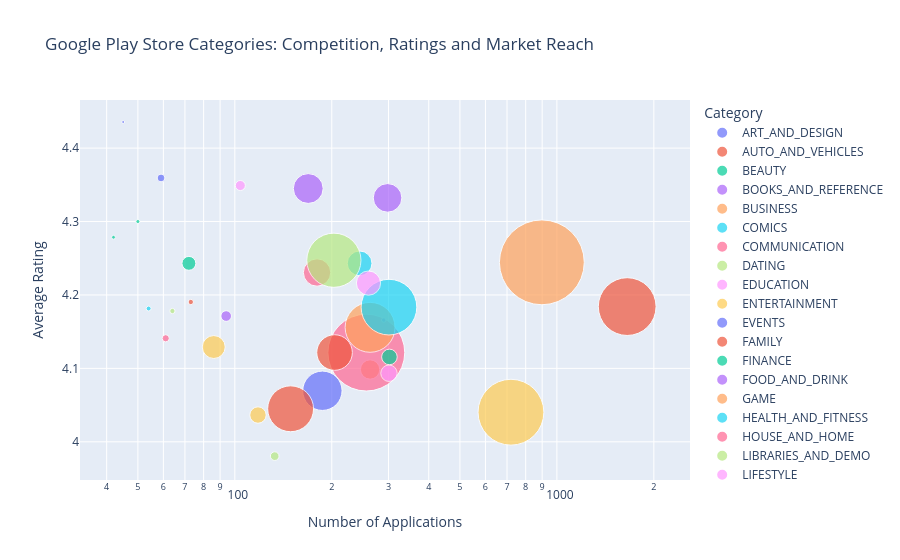

Notebook source saved alongside this figure:
### Code cell
fig = px.scatter(
    
    category_summary,
    
    x="Number_of_Apps",
    
    y="Average_Rating",
    
    size="Total_Installs",
    
    color="Category",
    
    hover_name="Category",
    
    title=(
        "Google Play Store Categories: "
        "Competition, Ratings and Market Reach"
    ),
    
    log_x=True,
    
    size_max=60
)

fig.update_layout(
    
    xaxis_title="Number of Applications",
    
    yaxis_title="Average Rating"
)

fig.show()

### Figure 1 — Plotly figure (JSON) as saved in the notebook; plotly's stock layout.template omitted (floating-point values rounded to 4 significant figures)
{"data": [{"hovertemplate": "<b>%{hovertext}</b><br><br>Category=ART_AND_DESIGN<br>Number_of_Apps=%{x}<br>Average_Rating=%{y}<br>Total_Installs=%{marker.size}<extra></extra>", "hovertext": ["ART_AND_DESIGN"], "legendgroup": "ART_AND_DESIGN", "marker": {"color": "#636efa", "size": [113200000.0], "sizemode": "area", "sizeref": 3735000.0, "symbol": "circle"}, "mode": "markers", "name": "ART_AND_DESIGN", "orientation": "v", "showlegend": true, "type": "scatter", "x": [59], "xaxis": "x", "y": [4.359], "yaxis": "y"}, {"hovertemplate": "<b>%{hovertext}</b><br><br>Category=AUTO_AND_VEHICLES<br>Number_of_Apps=%{x}<br>Average_Rating=%{y}<br>Total_Installs=%{marker.size}<extra></extra>", "hovertext": ["AUTO_AND_VEHICLES"], "legendgroup": "AUTO_AND_VEHICLES", "marker": {"color": "#EF553B", "size": [53130000.0], "sizemode": "area", "sizeref": 3735000.0, "symbol": "circle"}, "mode": "markers", "name": "AUTO_AND_VEHICLES", "orientation": "v", "showlegend": true, "type": "scatter", "x": [73], "xaxis": "x", "y": [4.19], "yaxis": "y"}, {"hovertemplate": "<b>%{hovertext}</b><br><br>Category=BEAUTY<br>Number_of_Apps=%{x}<br>Average_Rating=%{y}<br>Total_Installs=%{marker.size}<extra></extra>", "hovertext": ["BEAUTY"], "legendgroup": "BEAUTY", "marker": {"color": "#00cc96", "size": [26920000.0], "sizemode": "area", "sizeref": 3735000.0, "symbol": "circle"}, "mode": "markers", "name": "BEAUTY", "orientation": "v", "showlegend": true, "type": "scatter", "x": [42], "xaxis": "x", "y": [4.279], "yaxis": "y"}, {"hovertemplate": "<b>%{hovertext}</b><br><br>Category=BOOKS_AND_REFERENCE<br>Number_of_Apps=%{x}<br>Average_Rating=%{y}<br>Total_Installs=%{marker.size}<extra></extra>", "hovertext": ["BOOKS_AND_REFERENCE"], "legendgroup": "BOOKS_AND_REFERENCE", "marker": {"color": "#ab63fa", "size": [1666000000.0], "sizemode": "area", "sizeref": 3735000.0, "symbol": "circle"}, "mode": "markers", "name": "BOOKS_AND_REFERENCE", "orientation": "v", "showlegend": true, "type": "scatter", "x": [169], "xaxis": "x", "y": [4.345], "yaxis": "y"}, {"hovertemplate": "<b>%{hovertext}</b><br><br>Category=BUSINESS<br>Number_of_Apps=%{x}<br>Average_Rating=%{y}<br>Total_Installs=%{marker.size}<extra></extra>", "hovertext": ["BUSINESS"], "legendgroup": "BUSINESS", "marker": {"color": "#FFA15A", "size": [697000000.0], "sizemode": "area", "sizeref": 3735000.0, "symbol": "circle"}, "mode": "markers", "name": "BUSINESS", "orientation": "v", "showlegend": true, "type": "scatter", "x": [263], "xaxis": "x", "y": [4.098], "yaxis": "y"}, {"hovertemplate": "<b>%{hovertext}</b><br><br>Category=COMICS<br>Number_of_Apps=%{x}<br>Average_Rating=%{y}<br>Total_Installs=%{marker.size}<extra></extra>", "hovertext": ["COMICS"], "legendgroup": "COMICS", "marker": {"color": "#19d3f3", "size": [44930000.0], "sizemode": "area", "sizeref": 3735000.0, "symbol": "circle"}, "mode": "markers", "name": "COMICS", "orientation": "v", "showlegend": true, "type": "scatter", "x": [54], "xaxis": "x", "y": [4.181], "yaxis": "y"}, {"hovertemplate": "<b>%{hovertext}</b><br><br>Category=COMMUNICATION<br>Number_of_Apps=%{x}<br>Average_Rating=%{y}<br>Total_Installs=%{marker.size}<extra></extra>", "hovertext": ["COMMUNICATION"], "legendgroup": "COMMUNICATION", "marker": {"color": "#FF6692", "size": [11040000000.0], "sizemode": "area", "sizeref": 3735000.0, "symbol": "circle"}, "mode": "markers", "name": "COMMUNICATION", "orientation": "v", "showlegend": true, "type": "scatter", "x": [256], "xaxis": "x", "y": [4.121], "yaxis": "y"}, {"hovertemplate": "<b>%{hovertext}</b><br><br>Category=DATING<br>Number_of_Apps=%{x}<br>Average_Rating=%{y}<br>Total_Installs=%{marker.size}<extra></extra>", "hovertext": ["DATING"], "legendgroup": "DATING", "marker": {"color": "#B6E880", "size": [140900000.0], "sizemode": "area", "sizeref": 3735000.0, "symbol": "circle"}, "mode": "markers", "name": "DATING", "orientation": "v", "showlegend": true, "type": "scatter", "x": [133], "xaxis": "x", "y": [3.98], "yaxis": "y"}, {"hovertemplate": "<b>%{hovertext}</b><br><br>Category=EDUCATION<br>Number_of_Apps=%{x}<br>Average_Rating=%{y}<br>Total_Installs=%{marker.size}<extra></extra>", "hovertext": ["EDUCATION"], "legendgroup": "EDUCATION", "marker": {"color": "#FF97FF", "size": [188900000.0], "sizemode": "area", "sizeref": 3735000.0, "symbol": "circle"}, "mode": "markers", "name": "EDUCATION", "orientation": "v", "showlegend": true, "type": "scatter", "x": [104], "xaxis": "x", "y": [4.349], "yaxis": "y"}, {"hovertemplate": "<b>%{hovertext}</b><br><br>Category=ENTERTAINMENT<br>Number_of_Apps=%{x}<br>Average_Rating=%{y}<br>Total_Installs=%{marker.size}<extra></extra>", "hovertext": ["ENTERTAINMENT"], "legendgroup": "ENTERTAINMENT", "marker": {"color": "#FECB52", "size": [984700000.0], "sizemode": "area", "sizeref": 3735000.0, "symbol": "circle"}, "mode": "markers", "name": "ENTERTAINMENT", "orientation": "v", "showlegend": true, "type": "scatter", "x": [86], "xaxis": "x", "y": [4.129], "yaxis": "y"}, {"hovertemplate": "<b>%{hovertext}</b><br><br>Category=EVENTS<br>Number_of_Apps=%{x}<br>Average_Rating=%{y}<br>Total_Installs=%{marker.size}<extra></extra>", "hovertext": ["EVENTS"], "legendgroup": "EVENTS", "marker": {"color": "#636efa", "size": [15950000.0], "sizemode": "area", "sizeref": 3735000.0, "symbol": "circle"}, "mode": "markers", "name": "EVENTS", "orientation": "v", "showlegend": true, "type": "scatter", "x": [45], "xaxis": "x", "y": [4.436], "yaxis": "y"}, {"hovertemplate": "<b>%{hovertext}</b><br><br>Category=FAMILY<br>Number_of_Apps=%{x}<br>Average_Rating=%{y}<br>Total_Installs=%{marker.size}<extra></extra>", "hovertext": ["FAMILY"], "legendgroup": "FAMILY", "marker": {"color": "#EF553B", "size": [6237000000.0], "sizemode": "area", "sizeref": 3735000.0, "symbol": "circle"}, "mode": "markers", "name": "FAMILY", "orientation": "v", "showlegend": true, "type": "scatter", "x": [1653], "xaxis": "x", "y": [4.184], "yaxis": "y"}, {"hovertemplate": "<b>%{hovertext}</b><br><br>Category=FINANCE<br>Number_of_Apps=%{x}<br>Average_Rating=%{y}<br>Total_Installs=%{marker.size}<extra></extra>", "hovertext": ["FINANCE"], "legendgroup": "FINANCE", "marker": {"color": "#00cc96", "size": [455300000.0], "sizemode": "area", "sizeref": 3735000.0, "symbol": "circle"}, "mode": "markers", "name": "FINANCE", "orientation": "v", "showlegend": true, "type": "scatter", "x": [302], "xaxis": "x", "y": [4.116], "yaxis": "y"}, {"hovertemplate": "<b>%{hovertext}</b><br><br>Category=FOOD_AND_DRINK<br>Number_of_Apps=%{x}<br>Average_Rating=%{y}<br>Total_Installs=%{marker.size}<extra></extra>", "hovertext": ["FOOD_AND_DRINK"], "legendgroup": "FOOD_AND_DRINK", "marker": {"color": "#ab63fa", "size": [211700000.0], "sizemode": "area", "sizeref": 3735000.0, "symbol": "circle"}, "mode": "markers", "name": "FOOD_AND_DRINK", "orientation": "v", "showlegend": true, "type": "scatter", "x": [94], "xaxis": "x", "y": [4.171], "yaxis": "y"}, {"hovertemplate": "<b>%{hovertext}</b><br><br>Category=GAME<br>Number_of_Apps=%{x}<br>Average_Rating=%{y}<br>Total_Installs=%{marker.size}<extra></extra>", "hovertext": ["GAME"], "legendgroup": "GAME", "marker": {"color": "#FFA15A", "size": [13450000000.0], "sizemode": "area", "sizeref": 3735000.0, "symbol": "circle"}, "mode": "markers", "name": "GAME", "orientation": "v", "showlegend": true, "type": "scatter", "x": [898], "xaxis": "x", "y": [4.244], "yaxis": "y"}, {"hovertemplate": "<b>%{hovertext}</b><br><br>Category=HEALTH_AND_FITNESS<br>Number_of_Apps=%{x}<br>Average_Rating=%{y}<br>Total_Installs=%{marker.size}<extra></extra>", "hovertext": ["HEALTH_AND_FITNESS"], "legendgroup": "HEALTH_AND_FITNESS", "marker": {"color": "#19d3f3", "size": [1144000000.0], "sizemode": "area", "sizeref": 3735000.0, "symbol": "circle"}, "mode": "markers", "name": "HEALTH_AND_FITNESS", "orientation": "v", "showlegend": true, "type": "scatter", "x": [244], "xaxis": "x", "y": [4.243], "yaxis": "y"}, {"hovertemplate": "<b>%{hovertext}</b><br><br>Category=HOUSE_AND_HOME<br>Number_of_Apps=%{x}<br>Average_Rating=%{y}<br>Total_Installs=%{marker.size}<extra></extra>", "hovertext": ["HOUSE_AND_HOME"], "legendgroup": "HOUSE_AND_HOME", "marker": {"color": "#FF6692", "size": [97070000.0], "sizemode": "area", "sizeref": 3735000.0, "symbol": "circle"}, "mode": "markers", "name": "HOUSE_AND_HOME", "orientation": "v", "showlegend": true, "type": "scatter", "x": [61], "xaxis": "x", "y": [4.141], "yaxis": "y"}, {"hovertemplate": "<b>%{hovertext}</b><br><br>Category=LIBRARIES_AND_DEMO<br>Number_of_Apps=%{x}<br>Average_Rating=%{y}<br>Total_Installs=%{marker.size}<extra></extra>", "hovertext": ["LIBRARIES_AND_DEMO"], "legendgroup": "LIBRARIES_AND_DEMO", "marker": {"color": "#B6E880", "size": [52080000.0], "sizemode": "area", "sizeref": 3735000.0, "symbol": "circle"}, "mode": "markers", "name": "LIBRARIES_AND_DEMO", "orientation": "v", "showlegend": true, "type": "scatter", "x": [64], "xaxis": "x", "y": [4.178], "yaxis": "y"}, {"hovertemplate": "<b>%{hovertext}</b><br><br>Category=LIFESTYLE<br>Number_of_Apps=%{x}<br>Average_Rating=%{y}<br>Total_Installs=%{marker.size}<extra></extra>", "hovertext": ["LIFESTYLE"], "legendgroup": "LIFESTYLE", "marker": {"color": "#FF97FF", "size": [503700000.0], "sizemode": "area", "sizeref": 3735000.0, "symbol": "circle"}, "mode": "markers", "name": "LIFESTYLE", "orientation": "v", "showlegend": true, "type": "scatter", "x": [301], "xaxis": "x", "y": [4.093], "yaxis": "y"}, {"hovertemplate": "<b>%{hovertext}</b><br><br>Category=MAPS_AND_NAVIGATION<br>Number_of_Apps=%{x}<br>Average_Rating=%{y}<br>Total_Installs=%{marker.size}<extra></extra>", "hovertext": ["MAPS_AND_NAVIGATION"], "legendgroup": "MAPS_AND_NAVIGATION", "marker": {"color": "#FECB52", "size": [503300000.0], "sizemode": "area", "sizeref": 3735000.0, "symbol": "circle"}, "mode": "markers", "name": "MAPS_AND_NAVIGATION", "orientation": "v", "showlegend": true, "type": "scatter", "x": [118], "xaxis": "x", "y": [4.036], "yaxis": "y"}, {"hovertemplate": "<b>%{hovertext}</b><br><br>Category=MEDICAL<br>Number_of_Apps=%{x}<br>Average_Rating=%{y}<br>Total_Installs=%{marker.size}<extra></extra>", "hovertext": ["MEDICAL"], "legendgroup": "MEDICAL", "marker": {"color": "#636efa", "size": [38250000.0], "sizemode": "area", "sizeref": 3735000.0, "symbol": "circle"}, "mode": "markers", "name": "MEDICAL", "orientation": "v", "showlegend": true, "type": "scatter", "x": [290], "xaxis": "x", "y": [4.166], "yaxis": "y"}, {"hovertemplate": "<b>%{hovertext}</b><br><br>Category=NEWS_AND_MAGAZINES<br>Number_of_Apps=%{x}<br>Average_Rating=%{y}<br>Total_Installs=%{marker.size}<extra></extra>", "hovertext": ["NEWS_AND_MAGAZINES"], "legendgroup": "NEWS_AND_MAGAZINES", "marker": {"color": "#EF553B", "size": [2369000000.0], "sizemode": "area", "sizeref": 3735000.0, "symbol": "circle"}, "mode": "markers", "name": "NEWS_AND_MAGAZINES", "orientation": "v", "showlegend": true, "type": "scatter", "x": [204], "xaxis": "x", "y": [4.122], "yaxis": "y"}, {"hovertemplate": "<b>%{hovertext}</b><br><br>Category=PARENTING<br>Number_of_Apps=%{x}<br>Average_Rating=%{y}<br>Total_Installs=%{marker.size}<extra></extra>", "hovertext": ["PARENTING"], "legendgroup": "PARENTING", "marker": {"color": "#00cc96", "size": [31120000.0], "sizemode": "area", "sizeref": 3735000.0, "symbol": "circle"}, "mode": "markers", "name": "PARENTING", "orientation": "v", "showlegend": true, "type": "scatter", "x": [50], "xaxis": "x", "y": [4.3], "yaxis": "y"}, {"hovertemplate": "<b>%{hovertext}</b><br><br>Category=PERSONALIZATION<br>Number_of_Apps=%{x}<br>Average_Rating=%{y}<br>Total_Installs=%{marker.size}<extra></extra>", "hovertext": ["PERSONALIZATION"], "legendgroup": "PERSONALIZATION", "marker": {"color": "#ab63fa", "size": [1532000000.0], "sizemode": "area", "sizeref": 3735000.0, "symbol": "circle"}, "mode": "markers", "name": "PERSONALIZATION", "orientation": "v", "showlegend": true, "type": "scatter", "x": [298], "xaxis": "x", "y": [4.332], "yaxis": "y"}, {"hovertemplate": "<b>%{hovertext}</b><br><br>Category=PHOTOGRAPHY<br>Number_of_Apps=%{x}<br>Average_Rating=%{y}<br>Total_Installs=%{marker.size}<extra></extra>", "hovertext": ["PHOTOGRAPHY"], "legendgroup": "PHOTOGRAPHY", "marker": {"color": "#FFA15A", "size": [4658000000.0], "sizemode": "area", "sizeref": 3735000.0, "symbol": "circle"}, "mode": "markers", "name": "PHOTOGRAPHY", "orientation": "v", "showlegend": true, "type": "scatter", "x": [263], "xaxis": "x", "y": [4.156], "yaxis": "y"}, {"hovertemplate": "<b>%{hovertext}</b><br><br>Category=PRODUCTIVITY<br>Number_of_Apps=%{x}<br>Average_Rating=%{y}<br>Total_Installs=%{marker.size}<extra></extra>", "hovertext": ["PRODUCTIVITY"], "legendgroup": "PRODUCTIVITY", "marker": {"color": "#19d3f3", "size": [5793000000.0], "sizemode": "area", "sizeref": 3735000.0, "symbol": "circle"}, "mode": "markers", "name": "PRODUCTIVITY", "orientation": "v", "showlegend": true, "type": "scatter", "x": [301], "xaxis": "x", "y": [4.183], "yaxis": "y"}, {"hovertemplate": "<b>%{hovertext}</b><br><br>Category=SHOPPING<br>Number_of_Apps=%{x}<br>Average_Rating=%{y}<br>Total_Installs=%{marker.size}<extra></extra>", "hovertext": ["SHOPPING"], "legendgroup": "SHOPPING", "marker": {"color": "#FF6692", "size": [1400000000.0], "sizemode": "area", "sizeref": 3735000.0, "symbol": "circle"}, "mode": "markers", "name": "SHOPPING", "orientation": "v", "showlegend": true, "type": "scatter", "x": [180], "xaxis": "x", "y": [4.231], "yaxis": "y"}, {"hovertemplate": "<b>%{hovertext}</b><br><br>Category=SOCIAL<br>Number_of_Apps=%{x}<br>Average_Rating=%{y}<br>Total_Installs=%{marker.size}<extra></extra>", "hovertext": ["SOCIAL"], "legendgroup": "SOCIAL", "marker": {"color": "#B6E880", "size": [5488000000.0], "sizemode": "area", "sizeref": 3735000.0, "symbol": "circle"}, "mode": "markers", "name": "SOCIAL", "orientation": "v", "showlegend": true, "type": "scatter", "x": [203], "xaxis": "x", "y": [4.247], "yaxis": "y"}, {"hovertemplate": "<b>%{hovertext}</b><br><br>Category=SPORTS<br>Number_of_Apps=%{x}<br>Average_Rating=%{y}<br>Total_Installs=%{marker.size}<extra></extra>", "hovertext": ["SPORTS"], "legendgroup": "SPORTS", "marker": {"color": "#FF97FF", "size": [1096000000.0], "sizemode": "area", "sizeref": 3735000.0, "symbol": "circle"}, "mode": "markers", "name": "SPORTS", "orientation": "v", "showlegend": true, "type": "scatter", "x": [260], "xaxis": "x", "y": [4.216], "yaxis": "y"}, {"hovertemplate": "<b>%{hovertext}</b><br><br>Category=TOOLS<br>Number_of_Apps=%{x}<br>Average_Rating=%{y}<br>Total_Installs=%{marker.size}<extra></extra>", "hovertext": ["TOOLS"], "legendgroup": "TOOLS", "marker": {"color": "#FECB52", "size": [8101000000.0], "sizemode": "area", "sizeref": 3735000.0, "symbol": "circle"}, "mode": "markers", "name": "TOOLS", "orientation": "v", "showlegend": true, "type": "scatter", "x": [720], "xaxis": "x", "y": [4.04], "yaxis": "y"}, {"hovertemplate": "<b>%{hovertext}</b><br><br>Category=TRAVEL_AND_LOCAL<br>Number_of_Apps=%{x}<br>Average_Rating=%{y}<br>Total_Installs=%{marker.size}<extra></extra>", "hovertext": ["TRAVEL_AND_LOCAL"], "legendgroup": "TRAVEL_AND_LOCAL", "marker": {"color": "#636efa", "size": [2895000000.0], "sizemode": "area", "sizeref": 3735000.0, "symbol": "circle"}, "mode": "markers", "name": "TRAVEL_AND_LOCAL", "orientation": "v", "showlegend": true, "type": "scatter", "x": [187], "xaxis": "x", "y": [4.07], "yaxis": "y"}, {"hovertemplate": "<b>%{hovertext}</b><br><br>Category=VIDEO_PLAYERS<br>Number_of_Apps=%{x}<br>Average_Rating=%{y}<br>Total_Installs=%{marker.size}<extra></extra>", "hovertext": ["VIDEO_PLAYERS"], "legendgroup": "VIDEO_PLAYERS", "marker": {"color": "#EF553B", "size": [3932000000.0], "sizemode": "area", "sizeref": 3735000.0, "symbol": "circle"}, "mode": "markers", "name": "VIDEO_PLAYERS", "orientation": "v", "showlegend": true, "type": "scatter", "x": [149], "xaxis": "x", "y": [4.045], "yaxis": "y"}, {"hovertemplate": "<b>%{hovertext}</b><br><br>Category=WEATHER<br>Number_of_Apps=%{x}<br>Average_Rating=%{y}<br>Total_Installs=%{marker.size}<extra></extra>", "hovertext": ["WEATHER"], "legendgroup": "WEATHER", "marker": {"color": "#00cc96", "size": [361100000.0], "sizemode": "area", "sizeref": 3735000.0, "symbol": "circle"}, "mode": "markers", "name": "WEATHER", "orientation": "v", "showlegend": true, "type": "scatter", "x": [72], "xaxis": "x", "y": [4.243], "yaxis": "y"}], "layout": {"legend": {"itemsizing": "constant", "title": {"text": "Category"}, "tracegroupgap": 0}, "title": {"text": "Google Play Store Categories: Competition, Ratings and Market Reach"}, "xaxis": {"anchor": "y", "domain": [0, 1], "title": {"text": "Number of Applications"}, "type": "log"}, "yaxis": {"anchor": "x", "domain": [0, 1], "title": {"text": "Average Rating"}}}}
